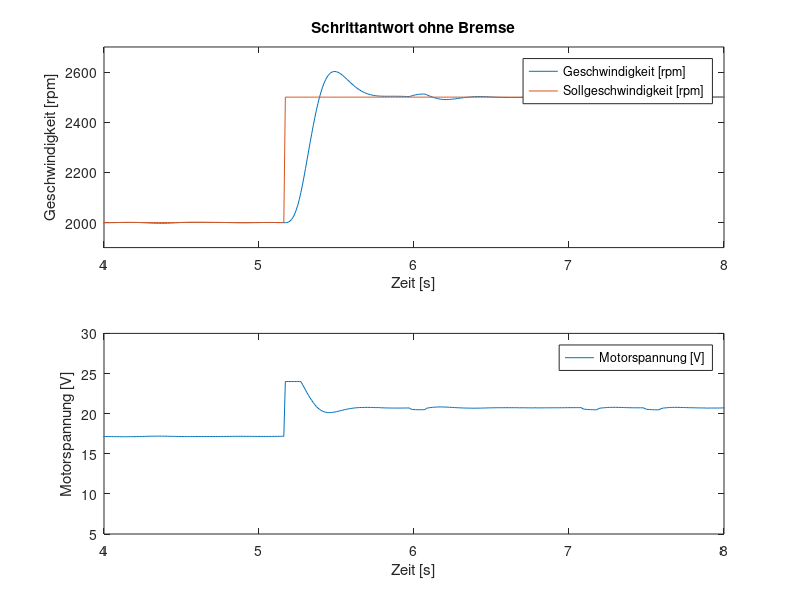
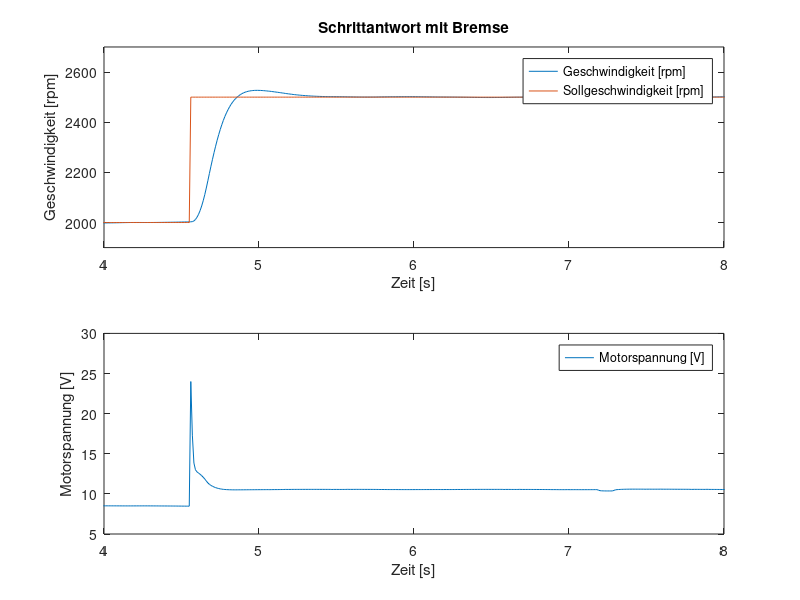

The MATLAB source for these figures, in order:
% load data
data_l = load('dc_step_20_25_00');
data_n = load('dc_step_20_25_05');

% plot step with no load
figure(1);
subplot(2,1,1);
plot( ...
    data_n.Zeit, data_n.Geschwindigkeit, ...
    data_n.Zeit, data_n.Sollgeschwindigkeit);
legend('Geschwindigkeit [rpm]', 'Sollgeschwindigkeit [rpm]');
xlabel('Zeit [s]');
ylabel('Geschwindigkeit [rpm]');
title('Schrittantwort ohne Bremse');
axis([4 8 1900 2700]);

subplot(2,1,2);
plot(data_n.Zeit, data_n.Motorspannung);
legend('Motorspannung [V]');
xlabel('Zeit [s]');
ylabel('Motorspannung [V]');
axis([4 8 5 30]);

print -dpdf 'step_noload'

% plot step with load
figure(2);
subplot(2,1,1);
plot( ...
    data_l.Zeit, data_l.Geschwindigkeit, ...
    data_l.Zeit, data_l.Sollgeschwindigkeit);
legend('Geschwindigkeit [rpm]', 'Sollgeschwindigkeit [rpm]');
xlabel('Zeit [s]');
ylabel('Geschwindigkeit [rpm]');
title('Schrittantwort mit Bremse');
axis([4 8 1900 2700]);

subplot(2,1,2);
plot(data_l.Zeit, data_l.Motorspannung);
legend('Motorspannung [V]');
xlabel('Zeit [s]');
ylabel('Motorspannung [V]');
axis([4 8 5 30]);

print -dpdf 'step_load'